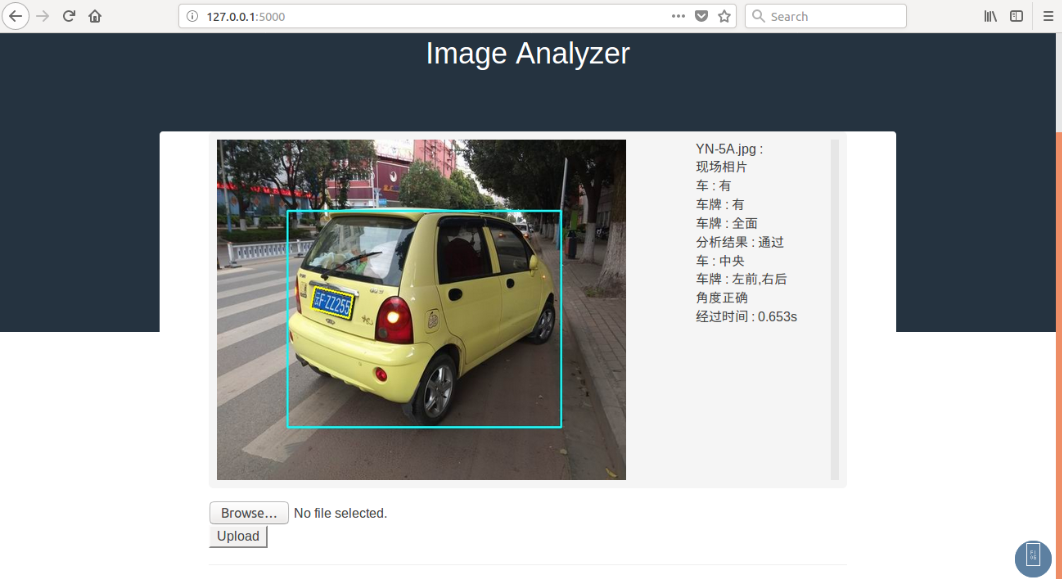
#> input picture imgs/lp.png, 1062 x 579 px
$ python -i space.py   (imports and definitions only)   (older library calls are emulated)
#> lines starting #> are read from the running program, lines starting #| are printed output that depends on the picture; after the words box and inside, x2 and y2 are one past the last pixel; in counts of white or black regions, pixels touching at a corner belong together
#!/usr/bin/env python2
# -*- coding: utf-8 -*-
"""
Created on Fri Nov  3 21:55:24 2017

@author: @jy
"""
import types
import cv2
import numpy as np
from misc.preprocess import maximizeContrast as icontrast

# [104 lines left out: functions uint8tobinary, maskize, Laplacian, NormalizeEx, Normalize, NormalizeT and 4 more, not called in this run]

from feature.bbox import showResult

# [18 lines left out: functions tophatblackhat, tophatmask, close, not called in this run]

def TopHat(gray):
    # initialize a rectangular (wider than it is tall) and square
    # structuring kernel
    h,w = gray.shape
#> h = 579; w = 1062
    #gray=255-gray
    gray = cv2.resize(gray,None,fx=0.4,fy=0.4)
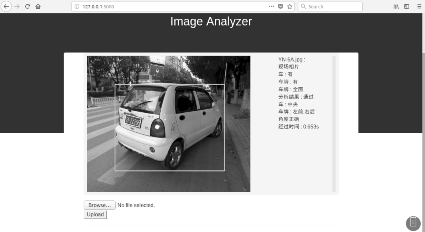
#> gray: shape (232, 425); min 0, max 255, mean 160.5
    #gray = cv2.GaussianBlur(gray,(3,3),0)
    rectKernel = cv2.getStructuringElement(cv2.MORPH_RECT, (9, 3))
    sqKernel = cv2.getStructuringElement(cv2.MORPH_RECT, (5, 5))
    # apply a tophat (whitehat) morphological operator to find light
    # regions against a dark background (i.e., the credit card numbers)
    tophat = cv2.morphologyEx(gray, cv2.MORPH_TOPHAT, rectKernel)
    blackhat = cv2.morphologyEx(gray, cv2.MORPH_BLACKHAT, rectKernel)
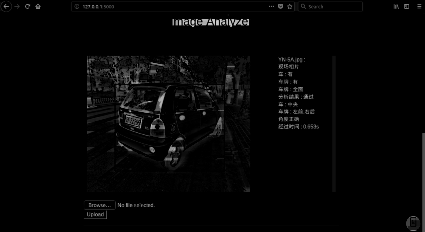
#> blackhat: shape (232, 425); min 0, max 203, mean 5.1
    hat = cv2.max(tophat,blackhat)
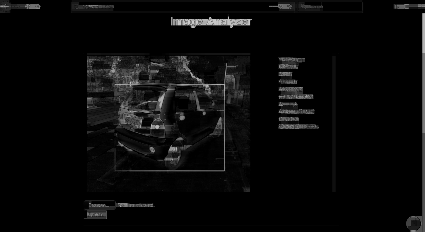
#> hat: shape (232, 425); min 0, max 205, mean 9.4
    #showResult("tophat",tophat)
    # compute the Scharr gradient of the tophat image, then scale
    # the rest back into the range [0, 255]
    gradX = cv2.Sobel(hat, ddepth=cv2.CV_32F, dx=1, dy=0,ksize=-1)
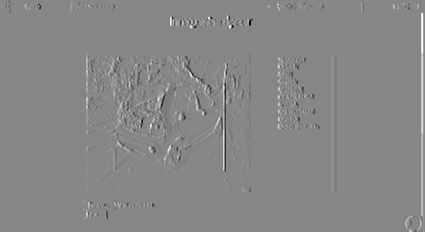
#> gradX: shape (232, 425) float32; min -3219, max 2880, mean 8.1; drawn with min black and max white
    #gradY = cv2.Sobel(tophat, ddepth=cv2.CV_32F, dx=0, dy=1,ksize=-1)
    grad = gradX#cv2.min(gradX,gradY)
    grad = np.absolute(grad)
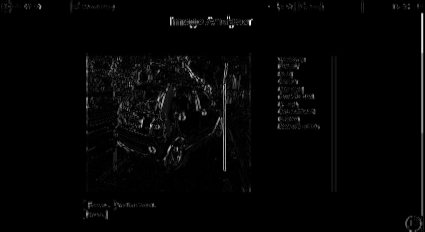
#> grad: shape (232, 425) float32; min 0, max 3219, mean 59.2; drawn with min black and max white
    (minVal, maxVal) = (np.min(grad), np.max(grad))
#> minVal = 0; maxVal = 3219
    grad = (255 * ((grad - minVal) / (maxVal - minVal)))
    grad = grad.astype("uint8")
    # apply a closing operation using the rectangular kernel to help
    # cloes gaps in between credit card number digits, then apply
    # Otsu's thresholding method to binarize the image
    grad = cv2.morphologyEx(grad, cv2.MORPH_CLOSE, rectKernel)
    thresh = cv2.threshold(grad, 0, 255, cv2.THRESH_BINARY | cv2.THRESH_OTSU)[1]
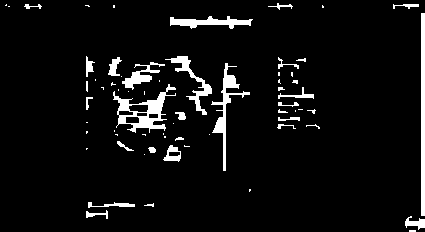
#> thresh: shape (232, 425); 5.8% white; 65 white regions (35 under 20 px), largest, box (x1, y1, x2, y2) and area: (113, 84, 176, 133) 991, (421, 13, 425, 216) 812, (211, 63, 250, 171) 734
    # apply a second closing operation to the binary image, again
    # to help close gaps between credit card number regions
    thresh = cv2.morphologyEx(thresh, cv2.MORPH_CLOSE, sqKernel)
#> thresh: shape (232, 425); 6.5% white; 48 white regions (27 under 20 px), largest, box (x1, y1, x2, y2) and area: (113, 84, 176, 135) 1223, (405, 13, 425, 232) 1040, (211, 63, 250, 171) 752
    thresh = cv2.morphologyEx(thresh, cv2.MORPH_OPEN, sqKernel)
#> thresh: shape (232, 425); 4.4% white; 17 white regions, largest, box (x1, y1, x2, y2) and area: (118, 92, 166, 131) 1055, (405, 13, 425, 232) 1034, (170, 18, 251, 28) 502
    thresh = cv2.dilate(thresh,None, iterations=6)
#> thresh: shape (232, 425); 14.5% white; 9 white regions, largest, box (x1, y1, x2, y2) and area: (103, 53, 242, 137) 6451, (399, 7, 425, 232) 2566, (164, 12, 257, 34) 1794
    thresh = cv2.resize(thresh,(w,h),interpolation=cv2.INTER_LINEAR)
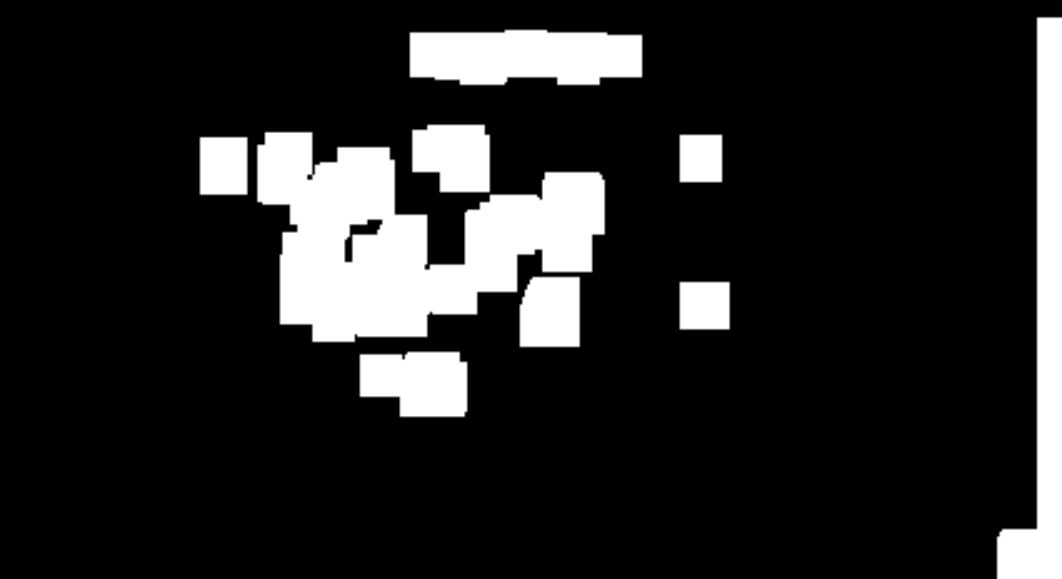
#> thresh: shape (579, 1062); min 0, max 255, mean 36.9
    return thresh

ADAPTIVE_THRESH_BLOCK_SIZE = 19
ADAPTIVE_THRESH_WEIGHT = 9

def AdaptiveThreshold(gray):
    return cv2.adaptiveThreshold(gray, 255.0, cv2.ADAPTIVE_THRESH_GAUSSIAN_C, cv2.THRESH_BINARY_INV, ADAPTIVE_THRESH_BLOCK_SIZE, ADAPTIVE_THRESH_WEIGHT)
#from skimage import data
#from skimage.util import img_as_ubyte
from skimage.filters.rank import entropy
from skimage.morphology import disk

# [8 lines left out: function Entropy, not called in this run]

>>> import cv2
>>> picture = cv2.imread('../imgs/lp.png', cv2.IMREAD_GRAYSCALE)
>>> result = TopHat(picture)
